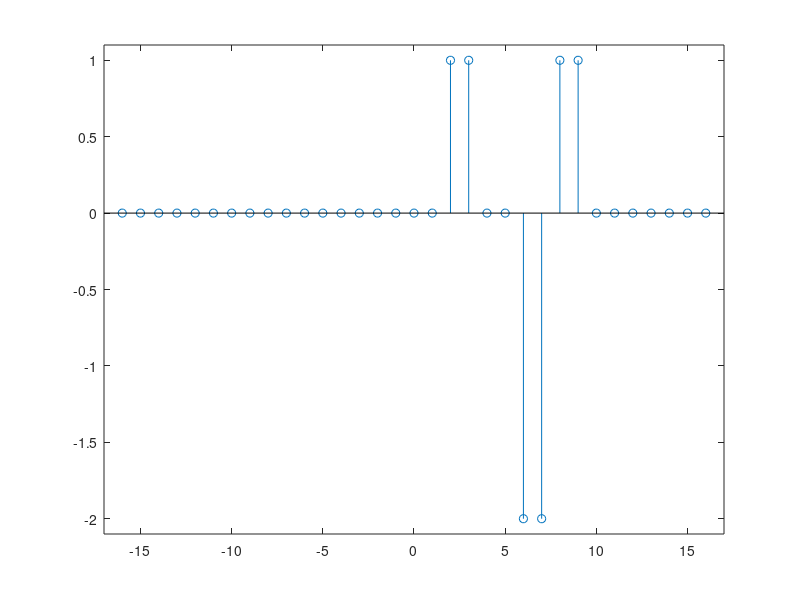

Recreate this plot in MATLAB.
% x[n]: Signal given for Question 7
% h[n]: Impluse response of x[n]

n = -8:8;
h = zeros(length(n), 1);
h(0 <= n & n <= 3) = 1;
h(4 <= n & n <= 5) = -1;
x = zeros(length(n), 1);
x(n == 2) = 1;
x(n == 4) = -1;
h_in = zeros(length(n), 1);
h_in(0 <= -n & -n <= 3) = 1;
h_in(4 <= -n & -n <= 5) = -1;

subplot(3, 1, 1);
stem(n, x);
ylim([-1.4, 1.4]);
xlim([min(n)-1, max(n)+1]);

subplot(3, 1, 2);
stem(n, h);
ylim([-1.4, 1.4]);
xlim([min(n)-1, max(n)+1]);

subplot(3, 1, 3);
stem(n, h_in);
ylim([-1.4, 1.4]);
xlim([min(n)-1, max(n)+1]);

N = -(length(n)-1):length(n)-1;
y = conv(x, h);
subplot(1, 1, 1);
stem(N, y);
ylim([-2.1, 1.1]);
xlim([min(N)-1, max(N)+1]);